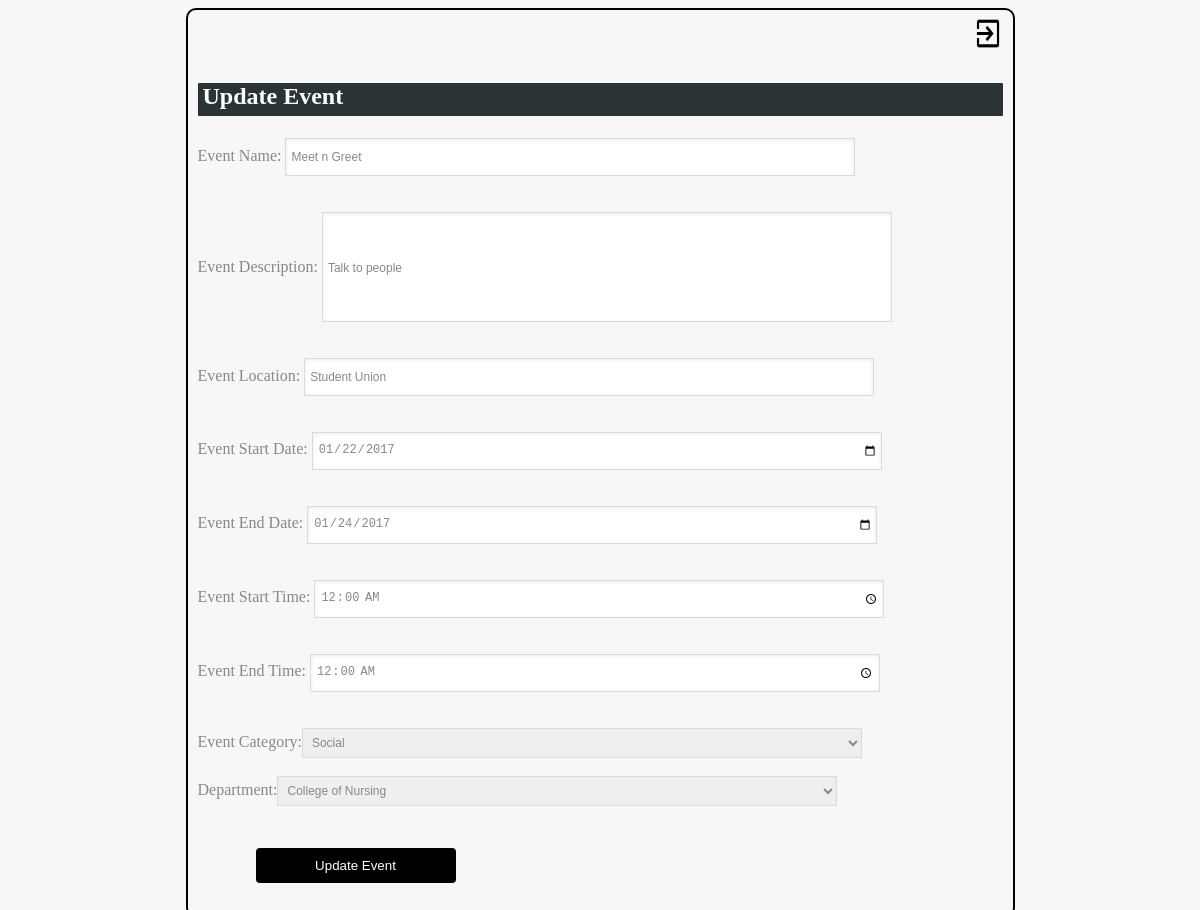
/php/index.php?id=7001, run on the app's committed database.
### tables this page shows
CREATE TABLE eventsTable (
	eventID		INTEGER UNSIGNED,
    eventName 	Varchar(20),
    location  	TEXT,
    deptID		INTEGER,
    startTime	TIME,
    endTime		TIME,
    startDate	DATE,
    endDate		DATE,
	description	TEXT,
    catID		INTEGER,
	PRIMARY KEY	(eventID)
    );

### php/index.php (the view, shortened to what this page needs)
<!DOCTYPE html>
<html>
    <head>
    </head>
    <body>
        <?php
          if(isset($_GET['id']))
          {
              echo "<a href='logout.php'><img src='exit_icon.png' style='margin-left: 775px;height: 37px;width: 30px;padding-bottom: 7px;margin-top: -20px;'/></a>";
               echo "<h2 class='content'>Update Event</h2>";
              $id=$_GET['id'];
              $getselect=mysql_query("SELECT * FROM eventsTable WHERE eventID='$id'");
              while($profile=mysql_fetch_array($getselect))
              {
                 $name=$profile['eventName'];
                 $desc=$profile['description'];
                 $loc=$profile['location'];
                 $startDate=$profile['startDate'];
                 $endDate=$profile['endDate'];
                 $startTime=$profile['startTime'];
                 $endTime=$profile['endTime'];
                 $category=$profile['catID'];
                 $dept=$profile['deptID'];
             }
             echo "<form action='insertEvent.php?id=<?php echo $id;?>' method='post'>";
            }
            else {
                echo "<a href='logout.php'><img src='exit_icon.png' style='margin-left: 775px;height: 37px;width: 30px;padding-bottom: 7px;margin-top: -20px;'/></a>";
               echo "<h2 class='content'>Add Event</h2>";
               echo "<form action='insertEvent.php' method='post'>";
            }
        ?>
            <label>Event Name:</label>
            <input type="text" name="event_name" value="<?php if(!empty($name))echo $name; ?>"><br><br>
            <label>Event Description:</label>
            <input type="textarea" name="event_Desc" value="<?php if(!empty($desc)) echo $desc; ?>"><br><br>
            <label>Event Location:</label>
            <input type="text" name="event_loc" value="<?php if(!empty($loc)) echo $loc; ?>"><br><br>
            <label>Event Start Date:</label>
            <input type="Date" name="start_date" value="<?php if(!empty($startDate)) echo $startDate; ?>"><br><br>
            <label>Event End Date:</label>
            <input type="Date" name="end_date" value="<?php if(!empty($endDate)) echo $endDate; ?>"><br><br>
            <label>Event Start Time:</label>
            <input type="Time" name="start_time" value="<?php if(!empty($startTime)) echo $startTime; ?>"><br><br>
            <label>Event End Time:</label>
            <input type="Time" name="end_time" value="<?php if(!empty($endTime)) echo $endTime; ?>"><br><br>
            <?php
                $sql = "SELECT CategoryName,CategoryId FROM Category";
                $result = mysql_query($sql);
                echo "<label>Event Category:</label><select name='Category_Name'>";
                while ($row = mysql_fetch_array($result)) {
                    if($row["CategoryId"]==$category)
                        echo '<option value="'.$row["CategoryId"].'" selected>'.$row["CategoryName"].'</option>';
                    else
                        echo '<option value="'.$row["CategoryId"].'">'.$row["CategoryName"].'</option>';
                }
                echo "</select><br>";
                $sql_1 = "SELECT DeptName,DeptId FROM Department";
                $result_1 = mysql_query($sql_1);
                echo "<label>Department:</label><select name='Dept_Name'>";
                while ($row = mysql_fetch_array($result_1)) {
                        if($row["DeptId"]==$dept)
                            echo '<option value="'.$row["DeptId"].'" selected>'.$row["DeptName"].'</option>';
                        else
                            echo '<option value="'.$row["DeptId"].'">'.$row["DeptName"].'</option>';
                }
                echo "</select><br><br>";
            ?>
            <label>&nbsp;</label>
            <?php
              if(isset($_GET['id'])){
                echo "<input type='submit' name='update' value='Update Event'><br>";
              }
              else{
                echo "<input type='submit' name='addEvent' value='Add Event'><br>";
              }
            ?>
        </form>
    </body>
</html>

### php/index.php (style rules this page uses)
body { margin-left:auto; margin-right:auto; max-width: 800px; background: #F7F7F7; padding: 25px 15px 25px 10px; border:1px solid #E4E4E4; color: #888; font-family:'Raleway'; border:2px solid black; border-radius: 10px; }
input[type=text], select,input[type=textarea],input[type=Date],input[type=Time] { border: 1px solid #DADADA; color: #888; height: 30px; margin-bottom: 16px; margin-right: 6px; margin-top: 2px; outline: 0 none; padding: 3px 3px 3px 5px; width: 70%; font-size: 12px; line-height:15px; box-shadow: inset 0px 1px 4px #ECECEC; -moz-box-shadow: inset 0px 1px 4px #ECECEC; -webkit-box-shadow: inset 0px 1px 4px #ECECEC; }
input[type=submit] { width: 200px; background-color: #000; color: white; margin: 8px 50px; border: none; border-radius: 4px; cursor: pointer; padding: 10px 25px 10px 25px; }
input[type=textarea] { padding: 5px 3px 3px 5px; height:100px; }
.content { margin-top: 10dp; background-color: #2A3336; color:white; padding-bottom: 3px; font-family:'Fjalla One'; border-radius: 1px; z-index: 1; width: 800px; height: 30px; padding-left: 5px; }

### data on the page
eventstable: event_name "Meet n Greet", event_Desc "Talk to people", event_loc "Student Union", start_date "01/22/2017", end_date "01/24/2017", start_time "00:00:00", end_time "00:00:00"

### other printed values
form field Category_Name "Social"
form field Dept_Name "College of Nursing"
